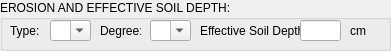
   <widget class="QGroupBox" name="groupBox_8">
    <property name="geometry">
     <rect>
      <x>10</x>
      <y>280</y>
      <width>391</width>
      <height>51</height>
     </rect>
    </property>
    <property name="title">
     <string>EROSION AND EFFECTIVE SOIL DEPTH:</string>
    </property>
    <widget class="QLabel" name="label_29">
     <property name="geometry">
      <rect>
       <x>10</x>
       <y>20</y>
       <width>41</width>
       <height>21</height>
      </rect>
     </property>
     <property name="text">
      <string>Type:</string>
     </property>
    </widget>
    <widget class="QLabel" name="label_30">
     <property name="geometry">
      <rect>
       <x>100</x>
       <y>20</y>
       <width>41</width>
       <height>21</height>
      </rect>
     </property>
     <property name="text">
      <string>Degree:</string>
     </property>
    </widget>
    <widget class="QComboBox" name="Erosion_Type_CB">
     <property name="geometry">
      <rect>
       <x>50</x>
       <y>20</y>
       <width>41</width>
       <height>21</height>
      </rect>
     </property>
     <property name="editable">
      <bool>true</bool>
     </property>
    </widget>
    <widget class="QComboBox" name="Erosion_Degree_CB">
     <property name="geometry">
      <rect>
       <x>150</x>
       <y>20</y>
       <width>41</width>
       <height>21</height>
      </rect>
     </property>
     <property name="editable">
      <bool>true</bool>
     </property>
    </widget>
    <widget class="QLabel" name="label_39">
     <property name="geometry">
      <rect>
       <x>200</x>
       <y>20</y>
       <width>101</width>
       <height>21</height>
      </rect>
     </property>
     <property name="text">
      <string>Effective Soil Depth:</string>
     </property>
    </widget>
    <widget class="QLineEdit" name="Effective_Soil_Depth_LE">
     <property name="geometry">
      <rect>
       <x>300</x>
       <y>20</y>
       <width>41</width>
       <height>21</height>
      </rect>
     </property>
     <property name="alignment">
      <set>Qt::AlignRight|Qt::AlignTrailing|Qt::AlignVCenter</set>
     </property>
    </widget>
    <widget class="QLabel" name="label_40">
     <property name="geometry">
      <rect>
       <x>350</x>
       <y>20</y>
       <width>16</width>
       <height>21</height>
      </rect>
     </property>
     <property name="text">
      <string>cm</string>
     </property>
    </widget>
   </widget>
